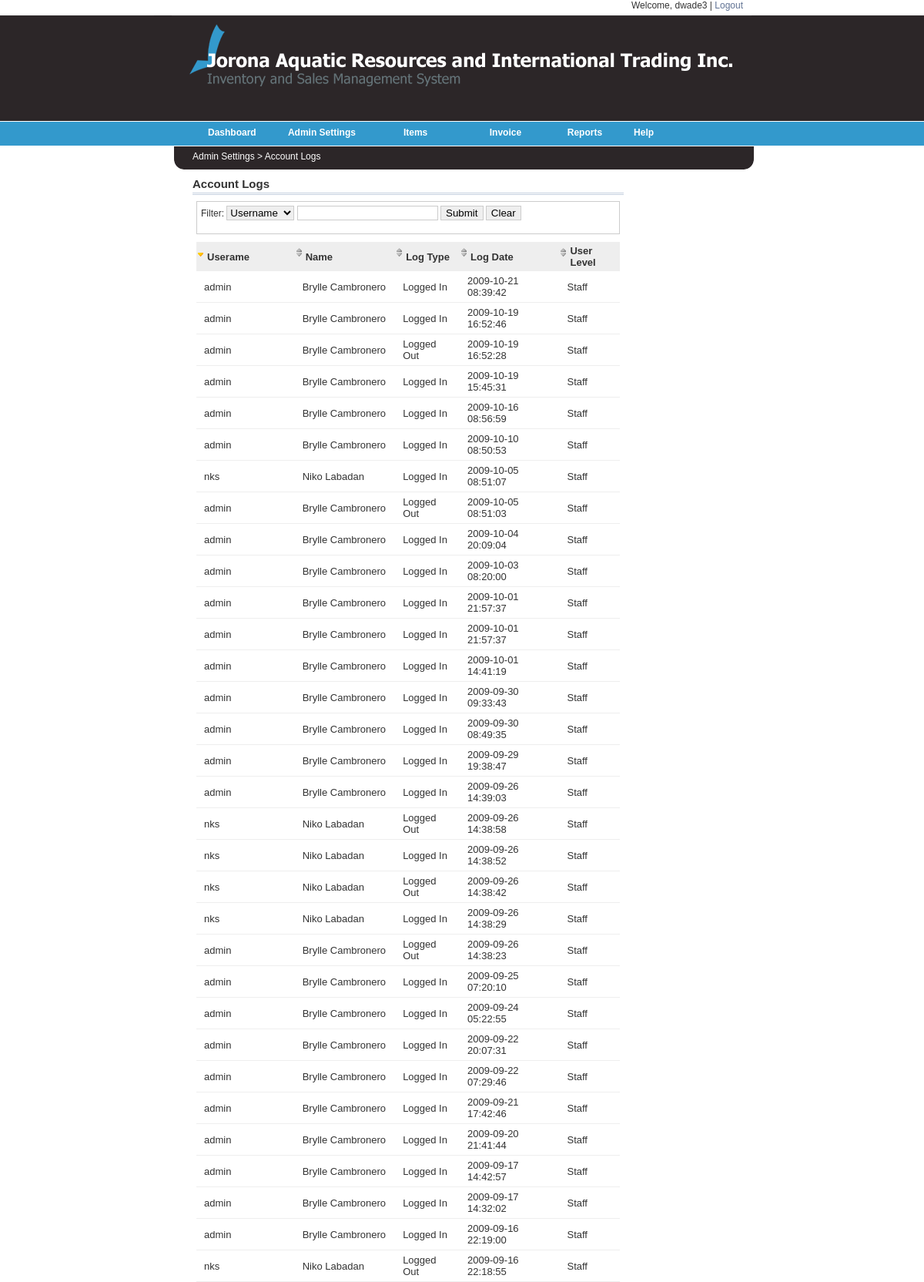
The app's page /final/logs.php (signed in, upper part) with its own data.
### tables this page shows
CREATE TABLE IF NOT EXISTS `tbl_logs` (
  `log_id` int(4) NOT NULL auto_increment,
  `log_type` tinyint(2) NOT NULL,
  `log_date` timestamp NOT NULL default CURRENT_TIMESTAMP on update CURRENT_TIMESTAMP,
  `userid` int(4) NOT NULL,
  PRIMARY KEY  (`log_id`)
);

CREATE TABLE IF NOT EXISTS `tbl_users` (
  `userid` int(4) NOT NULL auto_increment,
  `username` varchar(30) NOT NULL,
  `password` varchar(200) NOT NULL,
  `userlevel` tinyint(1) unsigned NOT NULL,
  `firstname` varchar(30) NOT NULL,
  `lastname` varchar(30) NOT NULL,
  `contact` varchar(20) NOT NULL,
  `alt_contact` int(11) NOT NULL,
  `address` varchar(100) NOT NULL,
  `city` varchar(100) NOT NULL,
  PRIMARY KEY  (`userid`),
  KEY `username` (`username`,`firstname`,`lastname`)
);

### final/includes/functions.php (called while the page is built, shortened)
<?php
    function ShowLogs(){
        $query = "SELECT * FROM tbl_users, tbl_logs
        WHERE tbl_users.userid = tbl_logs.userid ORDER by log_id ASC";
        $result = mysql_query($query);
        return $result;
    }
?>

### final/logs.php (the view, shortened to what this page needs)
<?php include("includes/functions.php");?>
<link rel="stylesheet" href="_common/css/main.css" type="text/css" media="all">
<link href="stylesheets/sortableTable.css" rel="stylesheet" type="text/css" />
<?php include("includes/header.php");?>
<br><div id="mainMenuContent">Admin Settings > Account Logs</div></div> <div id="content">
<div class="header"><p class="h">Account Logs</p></div>
		<div id="container">
		       <div id="example">
			       <div class="tableFilter">
				       <form id="tableFilter" onsubmit="myTable.filter(this.id); return false;">Filter:
					       <select id="column">
						       <option value="1">Username</option>
					       </select>
					       <input type="text" id="keyword"/>
					       <input type="submit" value="Submit" />
					       <input type="reset" value="Clear" />
				       </form>
			       </div>
			   <table id="myTable" cellpadding="0">
			       <thead>
				       <th axis="string">Userame</th>
				       <th axis="string">Name</th>
				       <th axis="string">Log Type</th>
				       <th axis="date">Log Date</th>
				       <th axis="string">User Level</th>
			       </thead>
			       <?php
				       echo "<tbody>";
				        $result=ShowLogs();
				       while($row = mysql_fetch_array($result))
				       {
				       echo "<tr id=".$row['userid'].">";
				       echo"<td>".$row['username']."</td>";
				       echo"<td>".$row['firstname']." ".$row['lastname']."</td>";
				       if ($row['log_type']==1){echo"<td>Logged In</td>";}
				       elseif($row['log_type']==2){echo"<td>Logged Out</td>";}
				       echo"<td>".$row['log_date']."</td>";
				       if($row['userlevel']==1){echo "<td>Admin</td>";}
				       elseif($row['userlevel']==2){echo "<td>Staff</td>";}
				       echo "</tr>";
				       }
			       echo "</tbody>";
			       ?>
			 </table>
		       </div>
	       </div>
<?php require("includes/footer.php");?>

### final/_common/css/main.css (style rules this page uses)
body { line-height: 1.5; background: #fff; margin:1.5em 0; }
table { border-collapse: separate; border-spacing: 0; }
caption, th, td { text-align: left; font-weight:400; }
body { color: black; font-family: Verdana, sans-serif; font-size: 12px; }
#container { width: 550px; margin: auto; padding-top: 0px; padding-bottom: 10px; }

### final/stylesheets/sortableTable.css (style rules this page uses)
table { width: 100%; }
th { background-color: #666666; background: #eee url(../images/icon-table-sort.png) no-repeat 2px 8px; padding: 4px 4px 4px 14px; font-size: 13px; font-weight:bold; }
tr { background-color: #FFFFFF; padding: 4px; font-size: 13px; }
td { padding: 5px 10px; border-bottom: 1px solid #eee; }
.sortedDESC { background: url(../images/icon-table-sort-desc.png) no-repeat 2px 10px #eee; }
.tableFilter { border: 1px solid #ccc; padding: 5px; margin: 0px 0 10px 0; }
.tableFilter input { border: 1px solid #ccc; }
.tableFilter select { border: 1px solid #ccc; }

### final/stylesheets/web.css (style rules this page uses)
body { margin: 0px 0px 10px 0px; padding: 0px; line-height: 200%; color: #333; font: 12px Arial, Verdana, sans-serif; background:url(../images/b_g.gif) top left repeat-x; }
#mainMenuContent { margin-left: 50px; }
#content { padding: 0px; width: 560px; background-color:#FFFFFF; margin-left:50px; margin-top: 010px; float: left; }
div.header { border-bottom: 3px double rgb(198, 209, 224); padding-bottom: 3px; margin-bottom: 8px; }
p.h { font:arial; font-size:15px; padding:0; margin-top:0; margin-bottom:0; font-weight:bold; }

### records on screen
tbl_logs: userid.username "nks", userid.firstname "Niko", userid.lastname "Labadan", log_type "Logged Out", log_date "2009-09-16 22:18:55"
tbl_logs: userid.username "admin", userid.firstname "Brylle", userid.lastname "Cambronero", log_type "Logged In", log_date "2009-09-16 22:19:00"
tbl_logs: userid.username "admin", userid.firstname "Brylle", userid.lastname "Cambronero", log_type "Logged In", log_date "2009-09-17 14:32:02"
tbl_logs: userid.username "admin", userid.firstname "Brylle", userid.lastname "Cambronero", log_type "Logged In", log_date "2009-09-17 14:42:57"
tbl_logs: userid.username "admin", userid.firstname "Brylle", userid.lastname "Cambronero", log_type "Logged In", log_date "2009-09-20 21:41:44"
tbl_logs: userid.username "admin", userid.firstname "Brylle", userid.lastname "Cambronero", log_type "Logged In", log_date "2009-09-21 17:42:46"
tbl_logs: userid.username "admin", userid.firstname "Brylle", userid.lastname "Cambronero", log_type "Logged In", log_date "2009-09-22 07:29:46"
tbl_logs: userid.username "admin", userid.firstname "Brylle", userid.lastname "Cambronero", log_type "Logged In", log_date "2009-09-22 20:07:31"
tbl_logs: userid.username "admin", userid.firstname "Brylle", userid.lastname "Cambronero", log_type "Logged In", log_date "2009-09-24 05:22:55"
tbl_logs: userid.username "admin", userid.firstname "Brylle", userid.lastname "Cambronero", log_type "Logged In", log_date "2009-09-25 07:20:10"
tbl_logs: userid.username "admin", userid.firstname "Brylle", userid.lastname "Cambronero", log_type "Logged Out", log_date "2009-09-26 14:38:23"
tbl_logs: userid.username "nks", userid.firstname "Niko", userid.lastname "Labadan", log_type "Logged In", log_date "2009-09-26 14:38:29"
tbl_logs: userid.username "nks", userid.firstname "Niko", userid.lastname "Labadan", log_type "Logged Out", log_date "2009-09-26 14:38:42"
tbl_logs: userid.username "nks", userid.firstname "Niko", userid.lastname "Labadan", log_type "Logged In", log_date "2009-09-26 14:38:52"
tbl_logs: userid.username "nks", userid.firstname "Niko", userid.lastname "Labadan", log_type "Logged Out", log_date "2009-09-26 14:38:58"
tbl_logs: userid.username "admin", userid.firstname "Brylle", userid.lastname "Cambronero", log_type "Logged In", log_date "2009-09-26 14:39:03"
tbl_logs: userid.username "admin", userid.firstname "Brylle", userid.lastname "Cambronero", log_type "Logged In", log_date "2009-09-29 19:38:47"
tbl_logs: userid.username "admin", userid.firstname "Brylle", userid.lastname "Cambronero", log_type "Logged In", log_date "2009-09-30 08:49:35"
tbl_logs: userid.username "admin", userid.firstname "Brylle", userid.lastname "Cambronero", log_type "Logged In", log_date "2009-09-30 09:33:43"
tbl_logs: userid.username "admin", userid.firstname "Brylle", userid.lastname "Cambronero", log_type "Logged In", log_date "2009-10-01 14:41:19"
tbl_logs: userid.username "admin", userid.firstname "Brylle", userid.lastname "Cambronero", log_type "Logged In", log_date "2009-10-01 21:57:37"
tbl_logs: userid.username "admin", userid.firstname "Brylle", userid.lastname "Cambronero", log_type "Logged In", log_date "2009-10-01 21:57:37"
tbl_logs: userid.username "admin", userid.firstname "Brylle", userid.lastname "Cambronero", log_type "Logged In", log_date "2009-10-03 08:20:00"
tbl_logs: userid.username "admin", userid.firstname "Brylle", userid.lastname "Cambronero", log_type "Logged In", log_date "2009-10-04 20:09:04"
tbl_logs: userid.username "admin", userid.firstname "Brylle", userid.lastname "Cambronero", log_type "Logged Out", log_date "2009-10-05 08:51:03"
tbl_logs: userid.username "nks", userid.firstname "Niko", userid.lastname "Labadan", log_type "Logged In", log_date "2009-10-05 08:51:07"
tbl_logs: userid.username "admin", userid.firstname "Brylle", userid.lastname "Cambronero", log_type "Logged In", log_date "2009-10-10 08:50:53"
tbl_logs: userid.username "admin", userid.firstname "Brylle", userid.lastname "Cambronero", log_type "Logged In", log_date "2009-10-16 08:56:59"
tbl_logs: userid.username "admin", userid.firstname "Brylle", userid.lastname "Cambronero", log_type "Logged In", log_date "2009-10-19 15:45:31"
tbl_logs: userid.username "admin", userid.firstname "Brylle", userid.lastname "Cambronero", log_type "Logged Out", log_date "2009-10-19 16:52:28"
tbl_logs: userid.username "admin", userid.firstname "Brylle", userid.lastname "Cambronero", log_type "Logged In", log_date "2009-10-19 16:52:46"
tbl_logs: userid.username "admin", userid.firstname "Brylle", userid.lastname "Cambronero", log_type "Logged In", log_date "2009-10-21 08:39:42"

### other values on screen
$_SESSION['username'] "dwade3"
